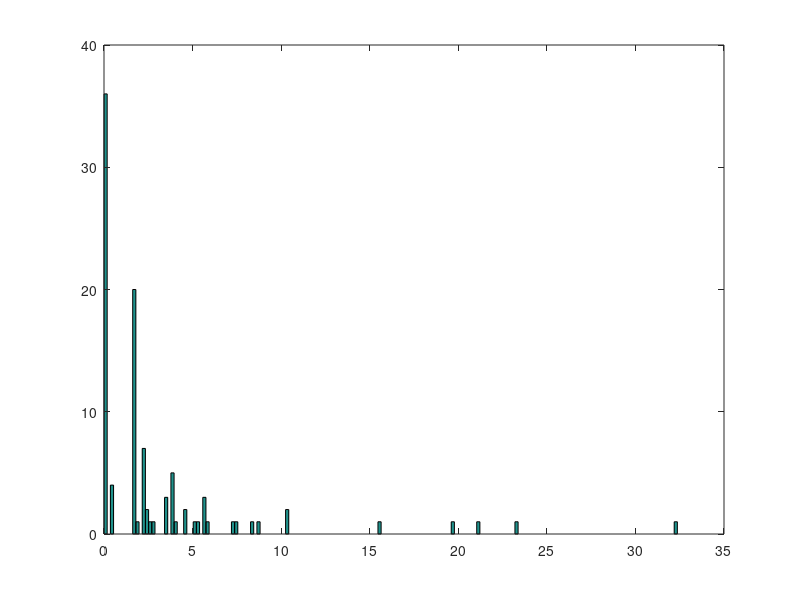

Reproduce this figure in MATLAB. (Note: this script raises an error after producing the figure.)
clear all
close all

load('ff_all.mat');
load('time_all.mat');
% load('CLPSO_data.mat');
Time_sec = 1.35;
time_mean = [mean(time1),mean(time2),mean(time3),mean(time4),mean(time5),mean(time6),mean(time7),mean(time8),mean(time9),mean(time10),mean(time11)]/1200;
N_add = 632;

yc1 = ff_end1;
xc1 = time_mean(1).*[1:1:size(yc1,2)];
figure
yc1_end = yc1(:,round(Time_sec/time_mean(1)));
hist(yc1_end,180)
h = findobj(gca,'Type','patch');
h.FaceColor = [1.00,0.41,0.16];
h.EdgeColor = [1.00,0.41,0.16];

figure
yc2 = ff_end2;
xc2 = time_mean(2).*[1:1:size(yc2,2)];
yc2_end = yc2(:,round(Time_sec/time_mean(2)));
% histogram(yc2_end,80,'FaceColor',[0.08,0.71,0.68],'EdgeColor',[0.08,0.71,0.68])
hist(yc2_end,80)
h = findobj(gca,'Type','patch');
h.FaceColor = [0.08,0.71,0.68];
h.EdgeColor = [0.08,0.71,0.68];
% shadedErrorBar(xc2,yc2,[0.08,0.71,0.68],[0.8,0.21,0.3],{@mean,@std});

figure
yc3 = ff_end3;
xc3 = time_mean(3).*[1:1:size(yc3,2)];
yc3_end = yc3(:,end);
% histogram(yc3_end,80,'FaceColor',[0.57,0.92,0.57],'EdgeColor',[0.57,0.92,0.57])
hist(yc3_end,20)
h = findobj(gca,'Type','patch');
h.FaceColor = [0.57,0.92,0.57];
h.EdgeColor = [0.57,0.92,0.57];
% shadedErrorBar(xc3,yc3,[0.57,0.92,0.57],[0.8,0.21,0.3],{@mean,@std}); 

figure
yc4 = ff_end4;
xc4 = time_mean(4).*[1:1:size(yc4,2)];
yc4_end = yc4(:,round(Time_sec/time_mean(4)));
% histogram(yc4_end,80,'FaceColor',[0.06,0.97,0.60],'EdgeColor',[0.06,0.97,0.60])
hist(yc4_end,80)
h = findobj(gca,'Type','patch');
h.FaceColor = [0.06,0.97,0.60];
h.EdgeColor = [0.06,0.97,0.60];
% hold on
% shadedErrorBar(xc4,yc4,[0.06,0.97,0.60],[0.8,0.21,0.3],{@mean,@std});

figure
yc5 = ff_end5;
xc5 = time_mean(5).*[1:1:size(yc5,2)];
yc5_end = yc5(:,round(Time_sec/time_mean(5)));
% histogram(yc5_end,80,'FaceColor',[0.50,0.50,0.50],'EdgeColor',[0.50,0.50,0.50])
% hold on
% shadedErrorBar(xc5,yc5,[0.50,0.50,0.50],[0.8,0.21,0.3],{@mean,@std});
hist(yc5_end,80)
h = findobj(gca,'Type','patch');
h.FaceColor = [0.50,0.50,0.50];
h.EdgeColor = [0.50,0.50,0.50];

figure
yc6 = ff_end6;
xc6 = time_mean(6).*[1:1:size(yc6,2)];
yc6_end = yc6(:,round(Time_sec/time_mean(6)));
% histogram(yc6_end,80,'FaceColor',[0.93,0.69,0.13],'EdgeColor',[0.93,0.69,0.13])
hist(yc6_end,80)
h = findobj(gca,'Type','patch');
h.FaceColor = [0.93,0.69,0.13];
h.EdgeColor = [0.93,0.69,0.13];
% hold on
% shadedErrorBar(xc6,yc6,[0.93,0.69,0.13],[0.8,0.21,0.3],{@mean,@std});

figure
yc7 = ff_end7;
xc7 = time_mean(7).*[1:1:size(yc7,2)];
yc7_end = yc7(:,round(Time_sec/time_mean(7)));
% histogram(yc7_end,80,'FaceColor',[0.96,0.46,0.77],'EdgeColor',[0.96,0.46,0.77])
% hold on
% shadedErrorBar(xc7,yc7,[0.96,0.46,0.77],[0.8,0.21,0.3],{@mean,@std});
hist(yc7_end,80)
h = findobj(gca,'Type','patch');
h.FaceColor = [0.96,0.46,0.77];
h.EdgeColor = [0.96,0.46,0.77];


figure
yc8 = ff_end8;
xc8 = time_mean(8).*[1:1:size(yc8,2)];
yc8_end = yc8(:,round(Time_sec/time_mean(8)));
% histogram(yc8_end,80,'FaceColor',[0.21,0.21,0.85],'EdgeColor',[0.21,0.21,0.85])
hist(yc8_end,200)
h = findobj(gca,'Type','patch');
h.FaceColor = [0.21,0.21,0.85];
h.EdgeColor = [0.21,0.21,0.85];
% hold on
% shadedErrorBar(xc8,yc8,[0.21,0.21,0.85],[0.8,0.21,0.3],{@mean,@std});

figure
yc9 = ff_end10;
xc9 = time_mean(9).*[1:1:size(yc9,2)];
yc9_end = yc9(:,round(Time_sec/time_mean(9)));
% histogram(yc9_end,80,'FaceColor',[0.07,0.62,1.00],'EdgeColor',[0.07,0.62,1.00])
hist(yc9_end,100)
h = findobj(gca,'Type','patch');
h.FaceColor = [0.07,0.62,1.00];
h.EdgeColor = [0.07,0.62,1.00];
% hold on
% shadedErrorBar(xc9,yc9,[0.07,0.62,1.00],[0.8,0.21,0.3],{@mean,@std});

figure
yc10 = ff_end11;
xc10 = time_mean(10).*[1:1:size(yc10,2)];
yc10_end = yc10(:,round(Time_sec/time_mean(10)));
% histogram(yc10_end,80,'FaceColor',[0.72,0.27,1.00],'EdgeColor',[0.72,0.27,1.00])
hist(yc10_end,100)
h = findobj(gca,'Type','patch');
h.FaceColor = [0.72,0.27,1.00];
h.EdgeColor = [0.72,0.27,1.00];
% hold on
% shadedErrorBar(xc10,yc10,[0.72,0.27,1.00],[0.8,0.21,0.3],{@mean,@std});

figure
yc11 = ff_end12;
xc11 = time_mean(11).*[1:1:size(yc11,2)];
yc11_end = yc11(:,round(Time_sec/time_mean(11)));
% histogram(yc11_end,80,'FaceColor',[0.94,0.50,0.94],'EdgeColor',[0.94,0.50,0.94])
hist(yc11_end,80)
h = findobj(gca,'Type','patch');
h.FaceColor = [0.94,0.50,0.94];
h.EdgeColor = [0.94,0.50,0.94];
% hold on
% shadedErrorBar(xc11,yc11,[0.94,0.50,0.94],[0.8,0.21,0.3],{@mean,@std});
figure
load('shifted_Pro_data_levy.mat')
yc12 = Fit_pro;
% xc12 = time_mean(12).*[1:1:size(yc12,2)];
load('time_evoler.mat');
xc12 = zeros(1,900);
xc12(1:N_add) = T1.*[1:N_add];
xc12(633:900) = T1*N_add + time_mean(1).*[1:900-N_add];
% xc12 = [, [633:900]*0.0012N_add43000000];

yc12_end = yc12(:,891);
hist(yc12_end,80)
h = findobj(gca,'Type','patch');
h.FaceColor = [1,0,0];
h.EdgeColor = [1,0,0];
% hold on
% shadedErrorBar(xc12,yc12,[1,0,0],[0.8,0.21,0.3],{@mean,@std});

load('Local_data_levy.mat')
figure
yc13 = Fit_pro;
% xc13 = time_mean(13).*[1:1:size(yc13,2)];
xc13 = zeros(1,900);
xc13(1:N_add) = T1.*[1:N_add];
xc13(633:900) = T1*N_add + time_mean(11).*[1:900-N_add];

yc13_end = yc13(:,900);
hist(yc13_end,80)
h = findobj(gca,'Type','patch');
h.FaceColor = [1.00,0.28,0.75];
h.EdgeColor = [1.00,0.28,0.75];
% hold on
% shadedErrorBar(xc13,yc13,[1.00,0.28,0.75],[0.8,0.21,0.3],{@mean,@std});

load('Downhill_Pro_data_levy.mat')
figure
yc14 = Fit_pro;
% xc14 = time_mean(14).*[1:1:size(yc14,2)];
load('time_evoler_d1.mat')
xc14 = zeros(1,900);
xc14(1:N_add) = T1.*[1:N_add];
xc14(633:900) = T1*N_add + T2.*[1:900-N_add];

yc14_end = yc14(:,900);
% histogram(yc14_end,80,'FaceColor',[0.90,0.63,0.75],'EdgeColor',[0.90,0.63,0.75])
hist(yc14_end,80)
h = findobj(gca,'Type','patch');
h.FaceColor = [0.90,0.63,0.75];
h.EdgeColor = [0.90,0.63,0.75];
% hold on
% shadedErrorBar(xc14,yc14,[0.90,0.63,0.75],[0.8,0.21,0.3],{@mean,@std});


figure
semilogy(xc1,mean(yc1,1),'d-','Linewidth',1,'Color',[1.00,0.41,0.16],'MarkerIndices',[1:50:length(xc1)]);
hold on
semilogy(xc2,mean(yc2,1),'v-','Linewidth',1,'Color',[0.08,0.71,0.68],'MarkerIndices',[1:50:length(xc2)]);
hold on
semilogy(xc3,mean(yc3,1),'h-','Linewidth',1,'Color',[0.57,0.92,0.57],'MarkerIndices',[1:50:length(xc3)]);
hold on
semilogy(xc4,mean(yc4,1),'x-','Linewidth',1,'Color', [0.06,0.97,0.60],'MarkerIndices',[1:50:length(xc4)]);
hold on
semilogy(xc5,mean(yc5,1),'+-','Linewidth',1,'Color',[0.50,0.50,0.50],'MarkerIndices',[1:50:length(xc5)]);
hold on
semilogy(xc6,mean(yc6,1),'*-','Linewidth',1,'Color',[0.93,0.69,0.13],'MarkerIndices',[1:50:length(xc6)]);
hold on
semilogy(xc7,mean(yc7,1),'.-','Linewidth',1.5,'Color',[0.96,0.46,0.77],'MarkerIndices',[1:50:length(xc7)]);
hold on
semilogy(xc8,mean(yc8,1),'v-','Linewidth',1,'Color',[0.21,0.21,0.85],'MarkerIndices',[1:50:length(xc8)]);
hold on
semilogy(xc9,mean(yc9,1),'o-','Linewidth',1,'Color',[0.07,0.62,1.00],'MarkerIndices',[1:50:length(xc9)]);
hold on
semilogy(xc10,mean(yc10,1),'--','Linewidth',2,'Color',[0.72,0.27,1.00],'MarkerIndices',[1:50:length(xc10)]);
hold on
semilogy(xc11,mean(yc11,1),'-p','Linewidth',1,'Color',[0.94,0.50,0.94],'MarkerIndices',[1:50:length(xc11)]);
hold on
semilogy(xc12,mean(yc12,1),'-s','Linewidth',1,'Color','r','MarkerIndices',[1:50:length(xc12)]);
hold on
semilogy(xc13,mean(yc13,1),'-.','Linewidth',1,'Color',[1.00,0.28,0.75],'MarkerIndices',[1:50:length(xc13)]);
hold on
semilogy(xc14,mean(yc14,1),'-.','Linewidth',1,'Color',[0.90,0.63,0.75],'MarkerIndices',[1:50:length(xc14)]);
xlabel('Time/sec')
ylabel('Fitness')
legend('PSO','DPSO','CPSO-S','CPSO-H','CLPSO','MCPSO','NPSO','GCPSO','MPCPSO','DNSPSO','Local PSO','EVOLER','EVOLER_l','EVOLER_d','location','SouthWest');
xlim([0,Time_sec])
ylim([1e-18,4000])

hist_PSO = yc1_end;
hist_DPSO = yc2_end;
hist_CPSOS = yc3_end;
hist_CPSOH = yc4_end;
hist_CLPSO = yc5_end;
hist_MCPSO = yc6_end;
hist_NPSO = yc7_end;
hist_GCPSO = yc8_end;
hist_MPCPSO = yc9_end;
hist_DNSPSO = yc10_end;
hist_Local_PSO = yc11_end;
hist_EVOLER = yc12_end;
hist_EVOLER_L = yc13_end;
hist_EVIOLER_D = yc14_end;
save hist_all hist_PSO hist_DPSO hist_CPSOS hist_CPSOH hist_CLPSO hist_MCPSO hist_NPSO hist_GCPSO hist_MPCPSO hist_DNSPSO hist_Local_PSO hist_EVOLER hist_EVOLER_L hist_EVIOLER_D

PSO_data = ff_end1(:,1:1200);
DPSO_data = ff_end2(:,1:1200);
CPSOS_data = ff_end3(:,1:1200);
CPSOH_data = ff_end4(:,1:1200);
CLPSO_data = ff_end5(:,1:2600);
MCPSO_data = ff_end6(:,1:1200);
NPSO_data = ff_end7(:,1:1200);
GCPSO_data = ff_end8(:,1:1200);
MPCPSO_data = ff_end10(:,1:1200);
DNSPSO_data = ff_end11(:,1:1200);
Local_PSO_data = ff_end12(:,1:1200);
de1 = load('shifted_Pro_data_levy.mat');
de2 = load('Local_data_levy.mat');
de3 = load('Downhill_Pro_data_levy.mat');
EVOLER_data = de1.Fit_pro;
EVOLER_L_data = de2.Fit_pro;
EVOLER_D_data = de3.Fit_pro;
save data_all PSO_data DPSO_data CPSOS_data CPSOH_data CLPSO_data MCPSO_data NPSO_data GCPSO_data MPCPSO_data DNSPSO_data Local_PSO_data EVOLER_data EVOLER_L_data EVOLER_D_data
% 
